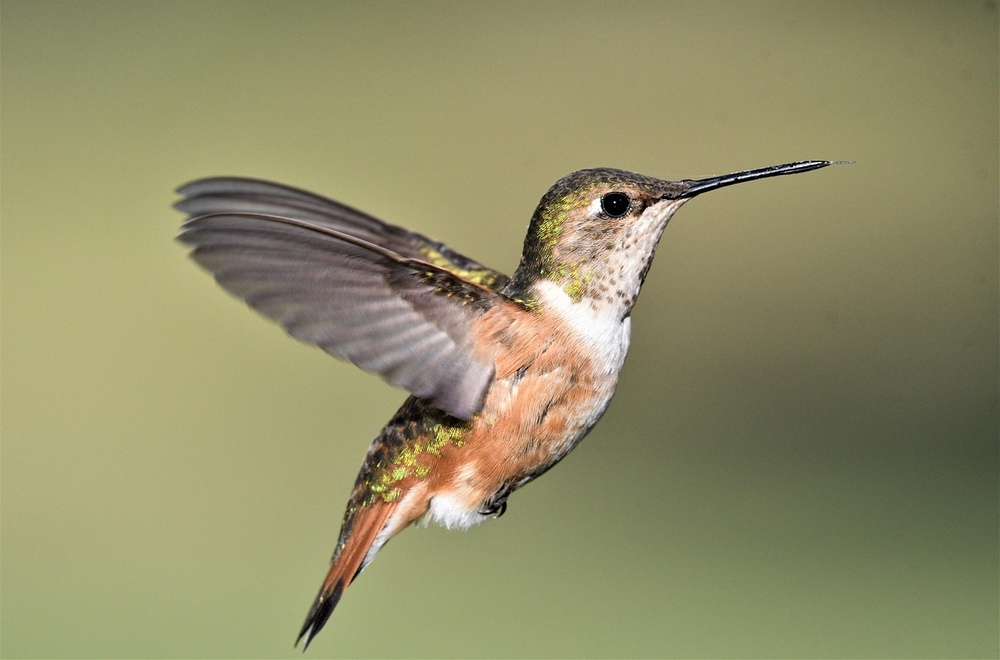
#> input picture Image.jpg, 1000 x 660 px, shrunk from 1280 x 845 before the run, given in place of the camera
$ python color_detection.py
#> lines starting #> are read from the running program, lines starting #| are printed output that depends on the picture; after the words box and inside, x2 and y2 are one past the last pixel; in counts of white or black regions, pixels touching at a corner belong together
import cv2
import numpy as np

cap = cv2.VideoCapture(0)

while True:
    ret, frame = cap.read()
#> frame is the input picture: shape (660, 1000, 3); mean B, G, R 105.2, 142.9, 146.2

    if not ret:
        break

    hsv = cv2.cvtColor(frame, cv2.COLOR_BGR2HSV)
#> hsv: shape (660, 1000, 3); mean H, S, V 30.8, 74, 148.4

    lower_blue = np.array([100, 150, 0])
    upper_blue = np.array([140, 255, 255])

    mask = cv2.inRange(hsv, lower_blue, upper_blue)
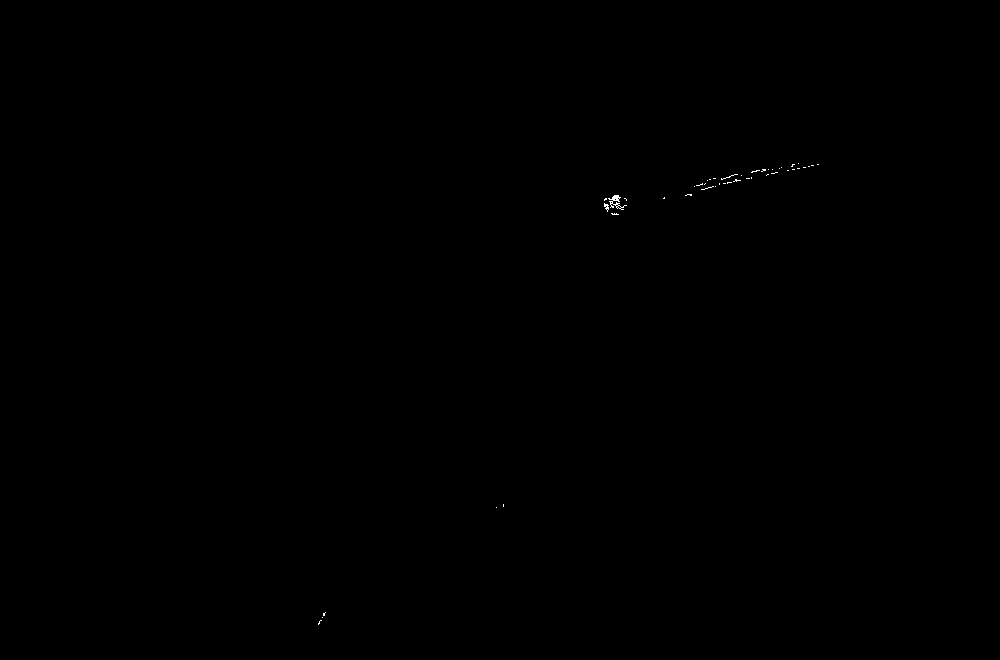
#> mask: shape (660, 1000); 0.05% white in thin lines or dots, all inside (x1, y1, x2, y2) = (318, 163, 819, 625)

    result = cv2.bitwise_and(frame, frame, mask=mask)

    contours, _ = cv2.findContours(
        mask, cv2.RETR_EXTERNAL, cv2.CHAIN_APPROX_SIMPLE)
#> contours = 45 contours, 44 with area under 20; largest, box (x1, y1, x2, y2) and area: (608, 195, 627, 210) 57

    for c in contours:
        if cv2.contourArea(c) > 500:
            x, y, w, h = cv2.boundingRect(c)

            cv2.rectangle(frame, (x, y), (x+w, y+h), (0, 255, 0), 2)
#> this loop made 45 passes
#> c on passes 2, 4, 5, 10, 13, 15, 16, 17, 18, 20, 21, 23: [[322, 617]], [[496, 507]], [[503, 504], [503, 506]], [[664, 197], [663, 198], [664, 198]], [[715, 186]], [[694, 186]], [[723, 183], [725, 183]], [[719, 183], [719, 184]], [[705, 183], [704, 184]], [[727, 182], [727, 183], [728, 182], [731, 182]], [[707, 180]], [[709, 179], [710, 179]]

    cv2.imshow("Frame", frame)
    cv2.imshow("Mask", mask)

    if cv2.waitKey(1) & 0xFF == ord('q'):
#> (key q is pressed here)
        break

cap.release()
cv2.destroyAllWindows()
